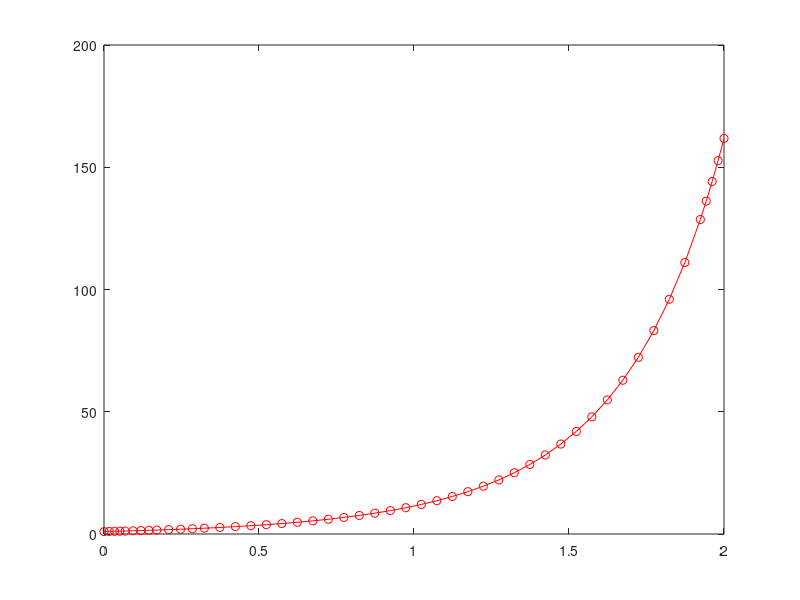

This chart was generated by the following MATLAB code:
function ff=myprimer2
[T,Y] = ode45(@odef,[0 2],[1]);
plot(T,Y(:,1),'-or')
ff=[T(:,1),Y(:,1)];
function dy = odef(t,y)
dy = zeros(1,1);
dy(1) = (t+1)*(y+2);
%dy(1)=-y(1)+x^2+1;